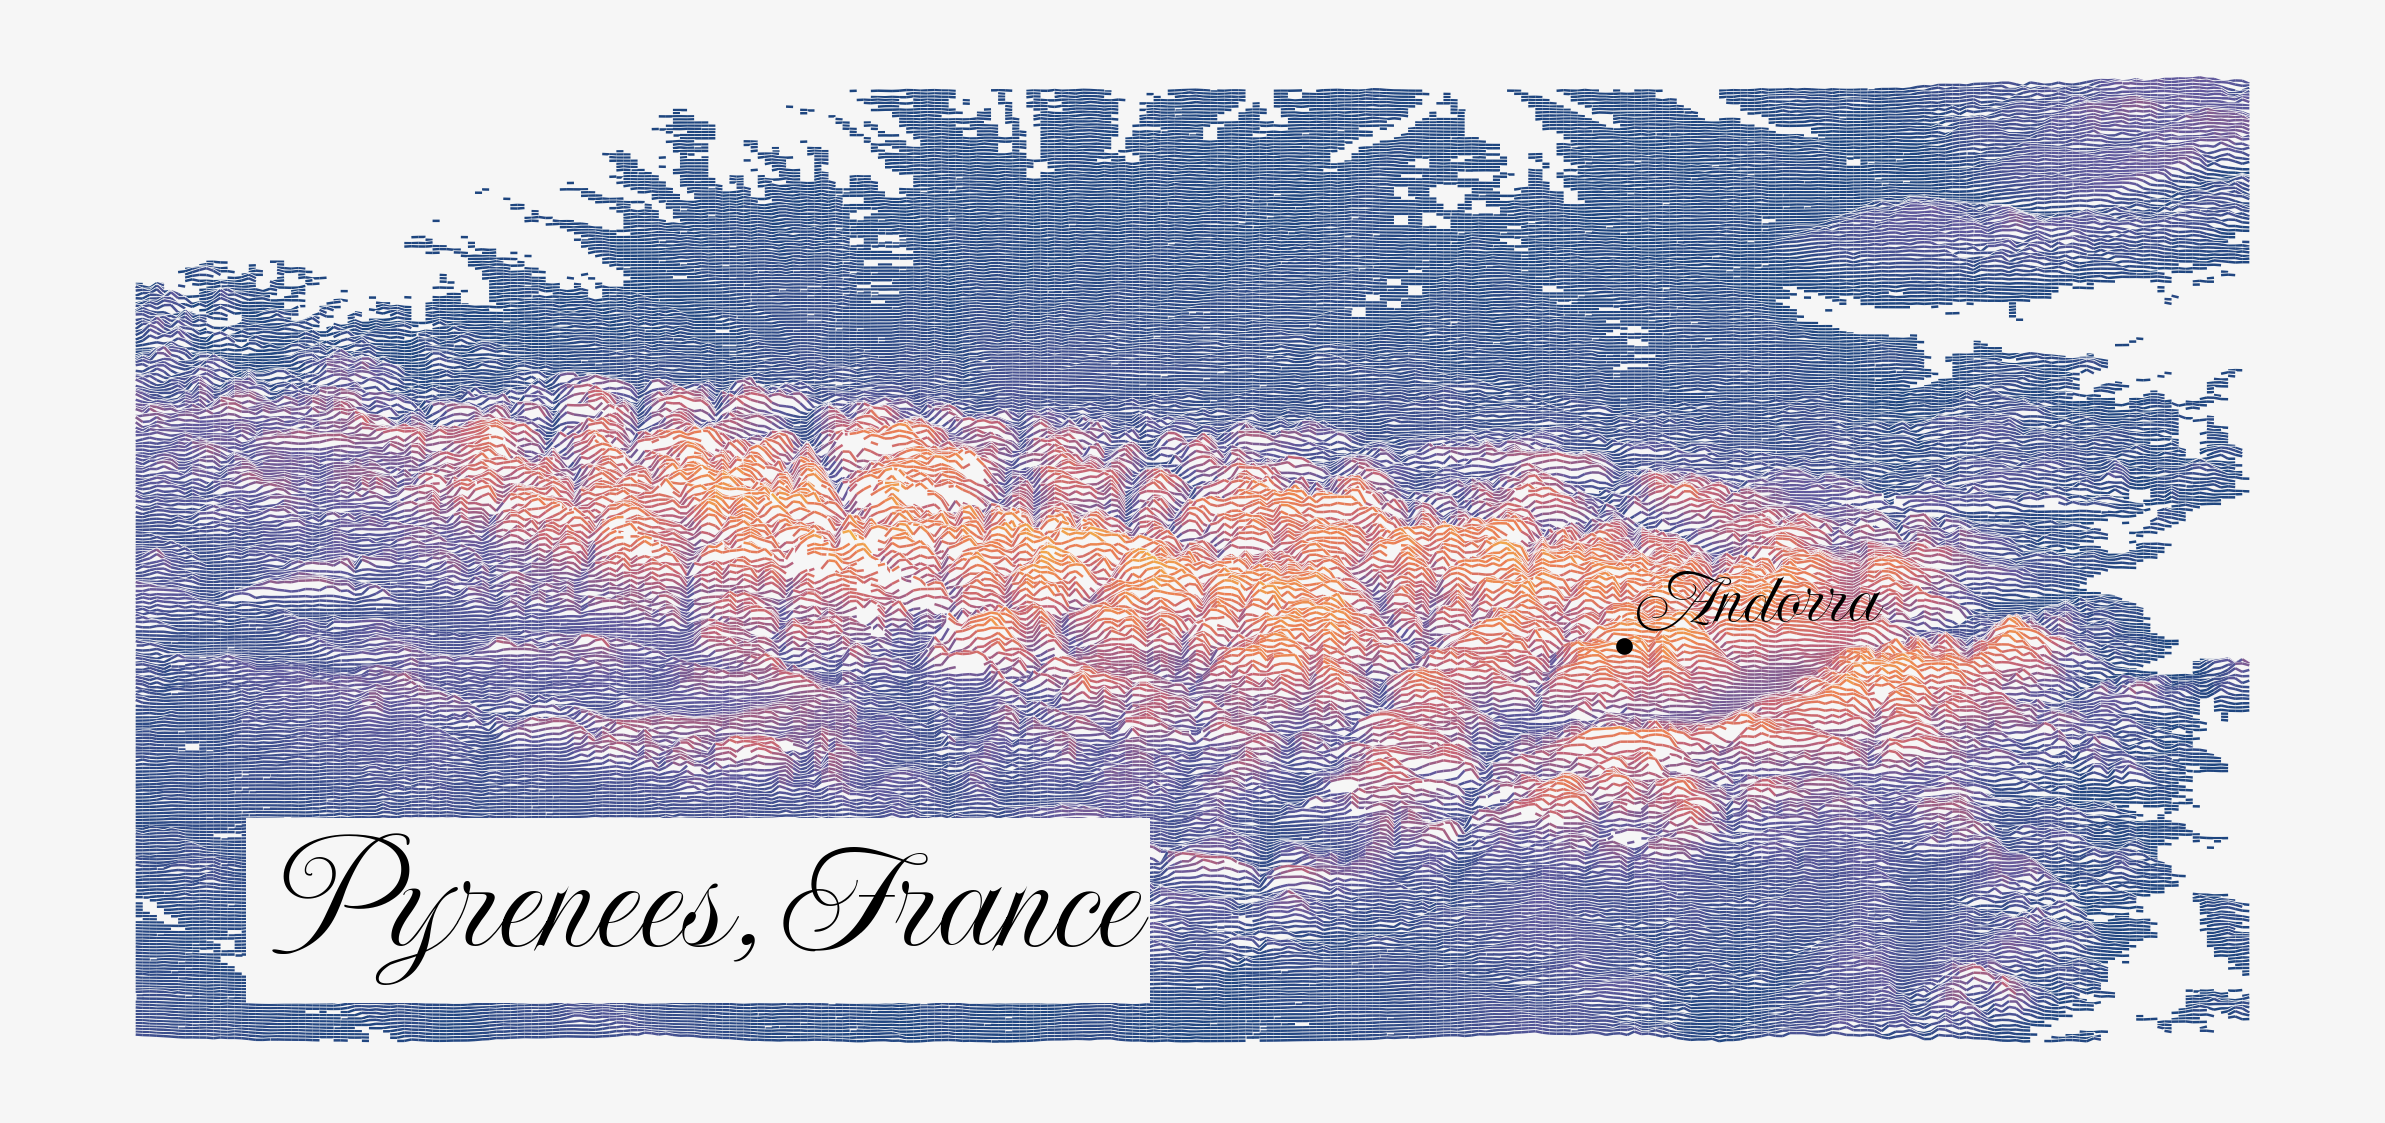

This chart was generated by the following Python code:
from ridge_map import RidgeMap
import matplotlib.pyplot as plt
from pyfonts import load_font
from pypalettes import load_cmap

font = load_font(
    "https://github.com/googlefonts/imperial-script/blob/master/fonts/ttf/ImperialScript-Regular.ttf?raw=true"
)
cmap = load_cmap("Sunset2", cmap_type="continuous")
background_color = "#f6f6f6"

andorra = (1.574387, 42.558644)

location = (-1.476030, 41.697286, 2.973862, 43.746855)
rm = RidgeMap(location, font=font)
values = rm.get_elevation_data(num_lines=300)
andorra_location = (
    (andorra[0] - rm.longs[0]) / (rm.longs[1] - rm.longs[0]),
    (andorra[1] - rm.lats[0]) / (rm.lats[1] - rm.lats[0]),
)

ratio = (location[3] - location[1]) / (location[2] - location[0])
fig, ax = plt.subplots(dpi=300, figsize=(10, 10 * ratio))
fig.set_facecolor(background_color)
rm.plot_map(
    values=rm.preprocess(
        values=values, vertical_ratio=100, water_ntile=10, lake_flatness=1
    ),
    label="Pyrenees, France",
    label_y=0.1,
    label_x=0.1,
    label_size=40,
    linewidth=0.6,
    line_color=cmap,
    background_color=background_color,
    kind="elevation",
    ax=ax,
)

ax.text(
    andorra_location[0] + 0.005,
    andorra_location[1] + 0.005,
    "Andorra",
    fontproperties=font,
    size=20,
    color="black",
    transform=ax.transAxes,
    verticalalignment="bottom",
    zorder=len(values) + 10,
)

ax.plot(
    *andorra_location,
    "o",
    color="black",
    transform=ax.transAxes,
    ms=3,
    zorder=len(values) + 10
)

plt.savefig("graph/pyrenees/pyrenees.png", dpi=300, bbox_inches="tight")
